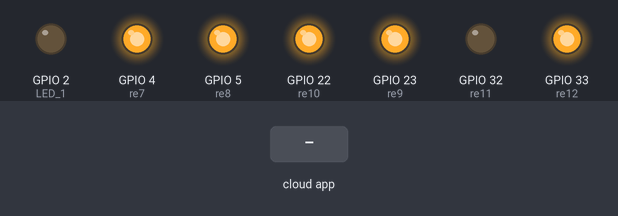
This sketch was run on a simulated ESP32. On the bench: output pins drawn as LEDs (lit = HIGH). Inputs (shaded band) come from the test bench. WiFi joins after 1.5 s; servers stay silent unless stated; the Firebase database answers and starts empty.

Above: at 2.7 s.
2.8 s: the phone or cloud app sets quantitysprinklerwater to 1
At 7.5 s:
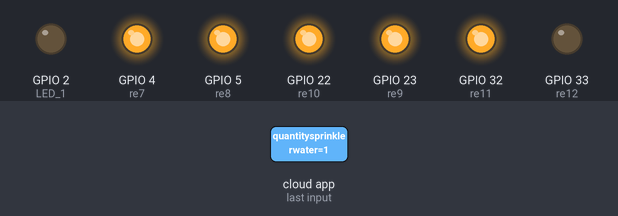
8.5 s: the phone or cloud app sets quantityFT to 1
At 11.8 s:
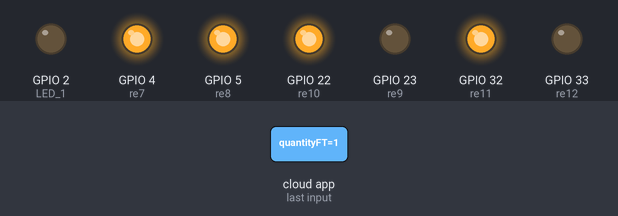
13.8 s: the phone or cloud app sets quantityMB to 1
At 16.0 s:
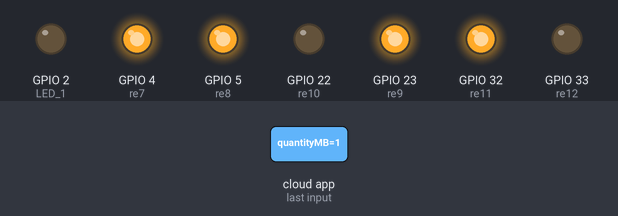
Timing chart, 0 to 23.7 s (numbered marks = the images above; inputs shaded):
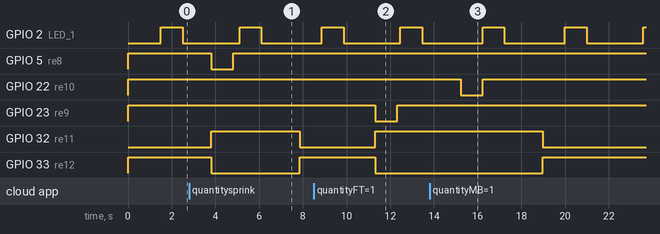

Measured:
- after the input at 2.8 s, GPIO 5 (re8): HIGH → LOW after 1.0 s, → HIGH 1.0 s later; GPIO 32 (re11): LOW → HIGH after 1.0 s, → LOW 4.1 s later; GPIO 33 (re12): HIGH → LOW after 1.0 s, → HIGH 4.1 s later
- after the input at 8.5 s, GPIO 23 (re9): HIGH → LOW after 2.8 s, → HIGH 1.0 s later; GPIO 32 (re11): LOW → HIGH after 2.8 s; GPIO 33 (re12): HIGH → LOW after 2.8 s
- after the input at 13.8 s, GPIO 22 (re10): HIGH → LOW after 1.4 s, → HIGH 1.0 s later; GPIO 32 (re11): HIGH → LOW after 5.2 s instead of 1.4 s; GPIO 33 (re12): LOW → HIGH after 5.2 s instead of 1.4 s
- by itself, GPIO 2 (LED_1): alternates HIGH for 1.0 s and LOW for 2.7 s

The sketch:

threaded2.ino
```cpp
#include <WiFi.h>
#include <FirebaseESP32.h>
#include <addons/TokenHelper.h>
#include <addons/RTDBHelper.h>

#define API_KEY "SfentqzDhmvn6CSXNISeLoalFMXXQTJJg46Y17fU"
#define DATABASE_URL "https://test-esp32-14072-default-rtdb.firebaseio.com/"

#define WIFI_SSID "Four-Faith Inno"
#define WIFI_PASSWORD "Scada@2018"

FirebaseData fbdo;
FirebaseAuth auth;
FirebaseConfig config;

// Define LED pins
#define LED_1 2

#define re7 4
#define re8 5
#define re9 23
#define re10 22

#define re11 32
#define re12 33
int pumStirringp, pumpUP;

int quantitysprinklerfertilizers;
int quantitysprinklerwater;
int quantityFT, quantityMB;

TaskHandle_t re7TaskHandle = NULL;
TaskHandle_t re8TaskHandle = NULL;
TaskHandle_t re9TaskHandle = NULL;
TaskHandle_t re10TaskHandle = NULL;

int re7Finished = 0;
int re8Finished = 0;
int re9Finished = 0;
int re10Finished = 0;

bool allActive1 = false;
bool allActive2 = false;
bool allActive3 = false;
bool allActive4 = false;

void setup() {
  // Serial.begin(115200);

  pinMode(LED_1, OUTPUT);
  pinMode(re7, OUTPUT);
  pinMode(re8, OUTPUT);

  pinMode(re9, OUTPUT);
  pinMode(re10, OUTPUT);

  pinMode(re11, OUTPUT);
  pinMode(re12, OUTPUT);

  digitalWrite(re7, 1);
  digitalWrite(re8, 1);
  digitalWrite(re9, 1);
  digitalWrite(re10, 1);

  digitalWrite(re11, 0);
  digitalWrite(re12, 1);

  // Initialize Wi-Fi
  WiFi.begin(WIFI_SSID, WIFI_PASSWORD);
  // Serial.print("Connecting to Wi-Fi ;p");
  while (WiFi.status() != WL_CONNECTED) {
    // Serial.print(".");
    delay(300);
  }
  // Serial.println();
  // Serial.print("Connected with IP: ");
  // Serial.println(WiFi.localIP());

  // Serial.print("MAC address: ");
  // Serial.println(WiFi.macAddress());

  // Serial.printf("FireBase Client v%s\n\n", FIREBASE_CLIENT_VERSION);

  config.api_key = API_KEY;
  config.database_url = DATABASE_URL;

  Firebase.begin(DATABASE_URL, API_KEY);
  Firebase.setDoubleDigits(5);
}

bool getIntFromFirebase(FirebaseData &fbdo, const char *path, int &variable) {
  if (Firebase.getInt(fbdo, path)) {
    // Serial.printf("Get int %s -->  %d\n", path, fbdo.to<int>());
    variable = fbdo.to<int>();
  } else {
    // Serial.printf("Failed to get int %s. Setting to 0. Error: %s\n", path, fbdo.errorReason().c_str());
    variable = 0;
  }
  delay(1);
  return variable;
}

void setIntToFirebase(FirebaseData &fbdo, const char *path, int value) {
  if (fbdo.httpConnected()) {
    Firebase.setInt(fbdo, path, value);
    delay(1);
  } else {
    // Serial.println("Not connected to Firebase. Skipping setInt operation.");
  }
}

void setIntToFirebase1(FirebaseData &fbdo, const char *path, int value) {
  if (fbdo.httpConnected()) {
    Firebase.setInt(fbdo, path, value);
    delay(1);
  } else {
    // Serial.println("Not connected to Firebase. Skipping setInt operation.");
  }
}

void re7quantity(void *arg) {
  // Serial.println("****re7*****");
  int Setrelay;
  allActive1 = true;
  while (true) {
    if (quantitysprinklerfertilizers != 0) {
      Setrelay = quantitysprinklerfertilizers * 1000;
      digitalWrite(re7, LOW);
      digitalWrite(re11, 1);
      digitalWrite(re12, 0);
      // Serial.println("re7 onnnnnnnnnn");
      vTaskDelay(Setrelay / portTICK_PERIOD_MS);
      digitalWrite(re7, HIGH);
      // Serial.println("re7 off");

      quantitysprinklerfertilizers = 0;
      re7Finished = 1;
      allActive1 = 0;
    }
    vTaskDelay(portMAX_DELAY);  // Wait for new tasks
  }
}

void re8quantity(void *arg) {
  // Serial.println("****re8*****");
  int Setrelay;
  allActive2 = 1;

  while (true) {
    if (quantitysprinklerwater != 0) {
      Setrelay = quantitysprinklerwater * 1000;
      digitalWrite(re8, LOW);
      digitalWrite(re11, 1);
      digitalWrite(re12, 0);
      // Serial.println("re8 onnnnnnnnnn");
      vTaskDelay(Setrelay / portTICK_PERIOD_MS);
      digitalWrite(re8, HIGH);
      // Serial.println("re8 off");

      quantitysprinklerwater = 0;
      re8Finished = 1;
      allActive2 = 0;
    }
    vTaskDelay(portMAX_DELAY);  // Wait for new tasks
  }
}

void re9quantity(void *arg) {
  // Serial.println("****re9*****");
  int Setrelay;
  allActive3 = 1;

  while (true) {
    if (quantityFT != 0) {
      Setrelay = quantityFT * 1000;
      digitalWrite(re9, LOW);
      digitalWrite(re11, 1);
      digitalWrite(re12, 0);
      // Serial.println("re9 onnnnnnnnnn");
      vTaskDelay(Setrelay / portTICK_PERIOD_MS);
      digitalWrite(re9, HIGH);
      // Serial.println("re9 off");

      quantityFT = 0;
      re9Finished = 1;
      allActive3 = 0;
    }
    vTaskDelay(portMAX_DELAY);  // ใช้ portMAX_DELAY เพื่อป้องกันการหน่วงเวลาที่ไม่จำเป็น
  }
}
void re10quantity(void *arg) {
  // Serial.println("****re10*****");
  int Setrelay;
  allActive4 = 1;

  while (true) {
    if (quantityMB != 0) {
      Setrelay = quantityMB * 1000;
      digitalWrite(re10, LOW);
      digitalWrite(re11, 1);
      digitalWrite(re12, 0);
      // Serial.println("re10 onnnnnnnnnn");
      vTaskDelay(Setrelay / portTICK_PERIOD_MS);
      digitalWrite(re10, HIGH);
      // Serial.println("re10 off");

      quantityMB = 0;
      re10Finished = 1;
      allActive4 = 0;
    }
    vTaskDelay(portMAX_DELAY);  // Wait for new tasks
  }
}

void loop() {
  digitalWrite(LED_1, HIGH);
  // Serial.println("led on");
  delay(1000);
  digitalWrite(LED_1, LOW);
  // Serial.println("led off");
  delay(1000);

  if (Firebase.ready()) {

    getIntFromFirebase(fbdo, "/quantitysprinklerfertilizers", quantitysprinklerfertilizers);
    if (quantitysprinklerfertilizers != 0 && re7TaskHandle == NULL) {
      xTaskCreate(re7quantity, "re7quantity", 1024, NULL, 1, &re7TaskHandle);
    } else if (quantitysprinklerfertilizers == 0 && re7TaskHandle != NULL) {
      vTaskDelete(re7TaskHandle);
      re7TaskHandle = NULL;
    }
    if (re7Finished) {
      setIntToFirebase(fbdo, "/quantitysprinklerfertilizers", 0);
      re7Finished = 0;
    }

    getIntFromFirebase(fbdo, "/quantitysprinklerwater", quantitysprinklerwater);
    if (quantitysprinklerwater != 0 && re8TaskHandle == NULL) {
      xTaskCreate(re8quantity, "re8quantity", 1024, NULL, 1, &re8TaskHandle);
    } else if (quantitysprinklerwater == 0 && re8TaskHandle != NULL) {
      vTaskDelete(re8TaskHandle);
      re8TaskHandle = NULL;
    }
    if (re8Finished) {
      setIntToFirebase(fbdo, "/quantitysprinklerwater", 0);
      re8Finished = 0;
    }

    getIntFromFirebase(fbdo, "/quantityFT", quantityFT);
    if (quantityFT != 0 && re9TaskHandle == NULL) {
      xTaskCreate(re9quantity, "re9quantity", 1024, NULL, 1, &re9TaskHandle);
    } else if (quantityFT == 0 && re9TaskHandle != NULL) {
      vTaskDelete(re9TaskHandle);
      re9TaskHandle = NULL;
      // Serial.println("------re9delete-------");
    }
    // Check if re9quantity has finished
    if (re9Finished) {
      setIntToFirebase(fbdo, "/quantityFT", 0);
      re9Finished = 0;
    }

    getIntFromFirebase(fbdo, "/quantityMB", quantityMB);
    if (quantityMB != 0 && re10TaskHandle == NULL) {
      xTaskCreate(re10quantity, "re10quantity", 1024, NULL, 1, &re10TaskHandle);
    } else if (quantityMB == 0 && re10TaskHandle != NULL) {
      vTaskDelete(re10TaskHandle);
      re10TaskHandle = NULL;
      // Serial.println("------re10delete-------");
    }

    // Check if re10quantity has finished
    if (re10Finished) {
      setIntToFirebase(fbdo, "/quantityMB", 0);  // Set MBquantity to 0 in Firebase
      re10Finished = 0;
    }

    if (!allActive1 && !allActive2 && !allActive3 && !allActive4) {
      digitalWrite(re11, 0);
      digitalWrite(re12, 1);
    }
  }

  delay(1000);
}
```
